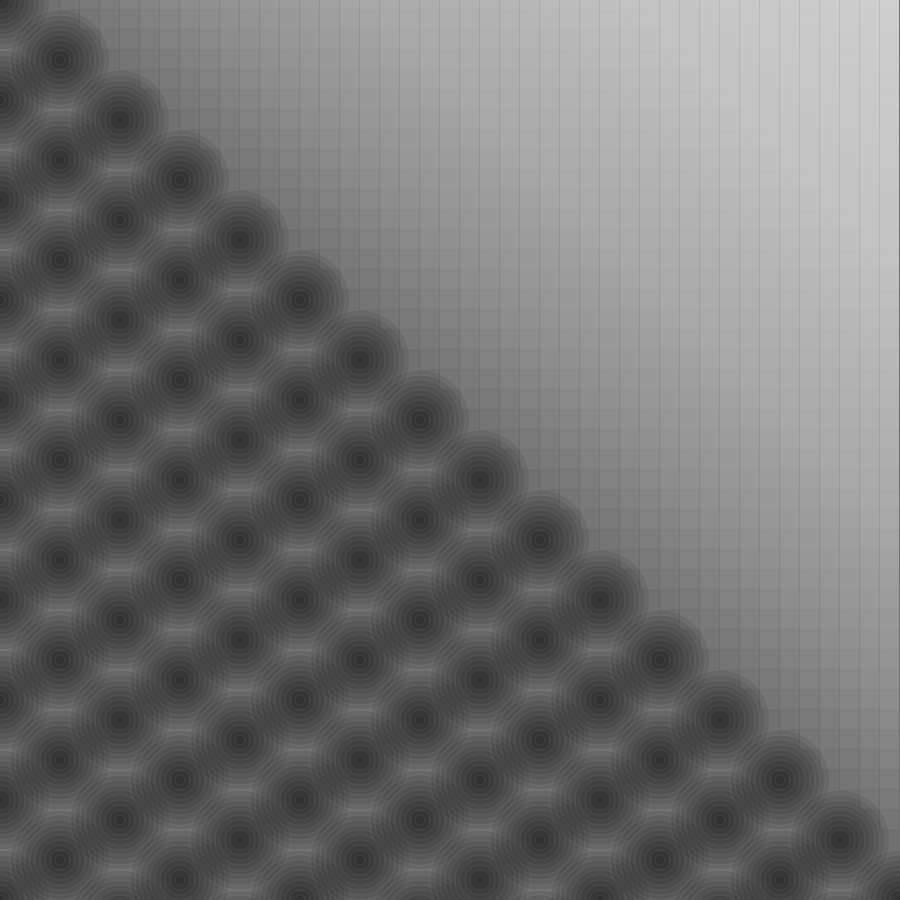
Frame 1 (no input)
Frame 60 (no input): identical to frame 1, image omitted
Frame 120 (the mouse pressed at the canvas centre since frame 60): identical to frame 1, image omitted

The p5.js sketch that drew this single still picture (run headless with seeded random() and noise() and a simulated clock; from frame 60 on, the mouse is pressed at the canvas centre):

// p5.js sketch
// ── sketch.js
function setup() {
  createCanvas(900, 900);
}

function draw() {
  background(112);
  stroke(225, 20);
  fill(0,20 );

  for (var x = 0; x < windowWidth+50; x += 60) {
    for (var i = x; i <= windowHeight+50 ; i += 100) {
      for (var j = 100; j > 0; j -= 10) {
        ellipse(x, i, j, j);
      }
    }
  }

  stroke(0, 20);
  fill(225,10);
  for (var a = 900; a > 0; a -= 20) {
    rect( 900-a,0-a, a, 850);
  }



}
